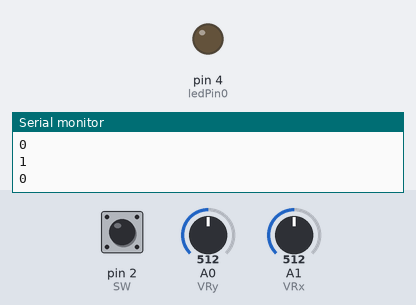
Recording of a sketch running on a simulated Arduino Uno, built with avr-gcc and run on an emulated ATmega328P. Parts: output pins drawn as LEDs (lit = HIGH), the last lines printed to the serial monitor. The test bench sets the inputs (shaded band); at power-on: A0 (VRy) = 512, pin 2 (SW) HIGH, A1 (VRx) = 512.

Above: at 1.2 s.
1.3 s: A0 (VRy) set to 471
2.8 s: A0 (VRy) set to 442
At 3.8 s:
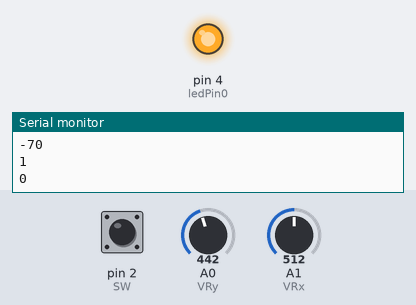
4.3 s: A0 (VRy) set to 511
At 4.9 s:
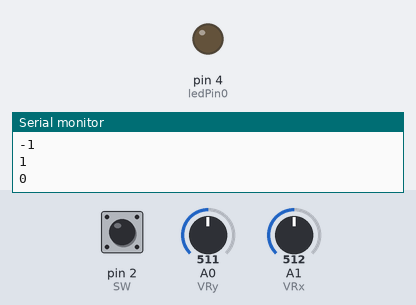
5.8 s: A0 (VRy) set to 306
At 6.3 s:
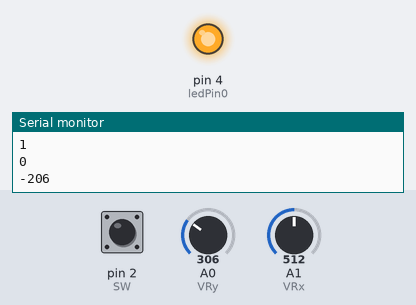
Timing chart, 0 to 8.3 s (numbered marks = the images above; inputs shaded):
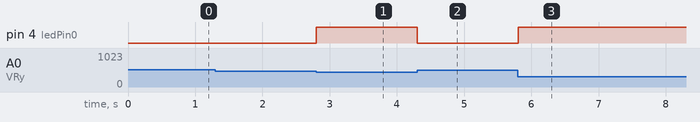

Measured:
- the behaviour switches between 461 and 460 on A0 (VRy) (found by bisection; images 0 and 1)
- after the input at 2.8 s, pin 4 (ledPin0): LOW → HIGH at once
- after the input at 4.3 s, pin 4 (ledPin0): HIGH → LOW at once
- after the input at 5.8 s, pin 4 (ledPin0): LOW → HIGH at once

The sketch:

joystick_opciona.ino
```cpp
/*
Modificar el programa de forma que se enciendan los leds respetando el siguiente patron:
010 -> arriba
101 -> abajo
110 -> izquierda
011 -> derecha

El umbral de encendido debe ser del 10% del recorrido del joystick

*/
const int ledPin0 = 4;
const int ledPin1 = 5;
const int ledPin2 = 6;
const int VRy = A0;
const int VRx = A1;
const int SW = 2;

void setup() {
  Serial.begin(9600);
  pinMode(ledPin0, OUTPUT);

  pinMode(VRx, INPUT);
  pinMode(VRy, INPUT);
  pinMode(SW, INPUT_PULLUP);
}

void loop() {
  int xPosition = analogRead(VRx); // Lees analógicamente
  int yPosition = analogRead(VRy); // Aca tambien jaja
  int SW_state = digitalRead(SW); // Lees digital el botón.
  int mapX = map(xPosition, 0, 1023, -512, 512);
  int mapY = map(yPosition, 0, 1023, -512, 512);

  Serial.println(mapX);
  Serial.println(mapY);
  Serial.println(SW_state);

  // Verificar los patrones de movimiento
  if (mapX < 51 && -51 < mapX && mapY >= 51) {  // Patrón: arriba (010) // 10% es 461
    digitalWrite(ledPin0, 0);
    digitalWrite(ledPin1, 1);
    digitalWrite(ledPin2, 0);
  } else if (mapX < 51 && -51 < mapX && mapY < -51) {  // Patrón: abajo (101)
    digitalWrite(ledPin0, 1);
    digitalWrite(ledPin1, 0);
    digitalWrite(ledPin2, 1);
  } else if (mapX <= -51 && mapY >= -51 && mapY <= 51) {  // Patrón: izquierda (110)
    digitalWrite(ledPin0, 1);
    digitalWrite(ledPin1, 1);
    digitalWrite(ledPin2, 0);
  } else if (mapX >= 51 && mapY >= -51 && mapY <= 51) {  // Patrón: derecha (011)
    digitalWrite(ledPin0, 0);
    digitalWrite(ledPin1, 1);
    digitalWrite(ledPin2, 1);
  }
  else {
    digitalWrite(ledPin0, 0);
    digitalWrite(ledPin1, 0);
    digitalWrite(ledPin2, 0);
  }


  delay(10);
}
/*
Se utilizan las variables mapX y mapY para almacenar las lecturas mapeadas
de los sensores analógicos. Después, se verifica el estado de los botones y las
lecturas mapeadas para determinar el patrón de movimiento. Si se encuentra una
coincidencia con uno de los patrones especificados, se enciende el LED (ledPin0).
*/
```
